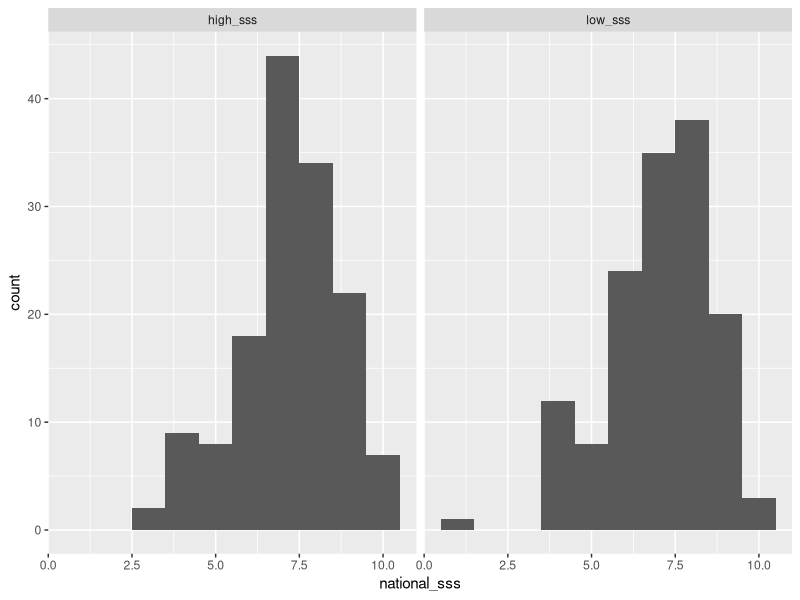
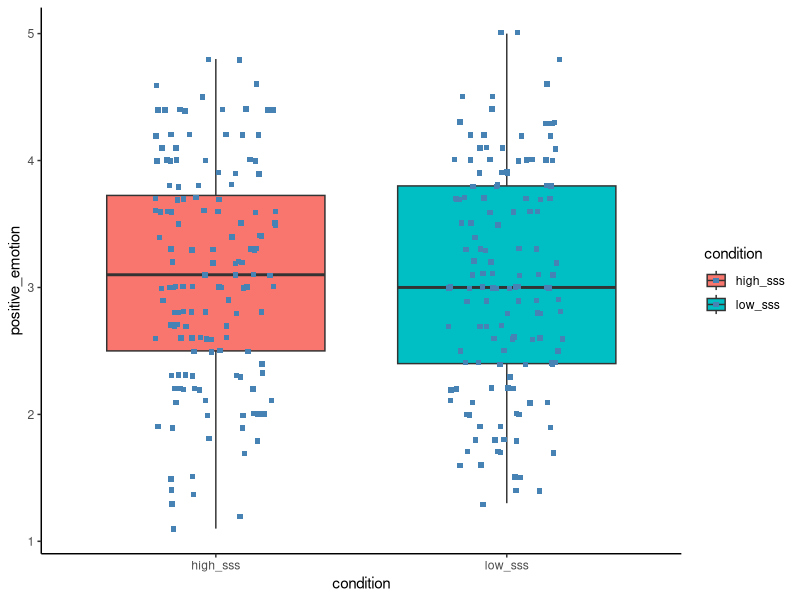
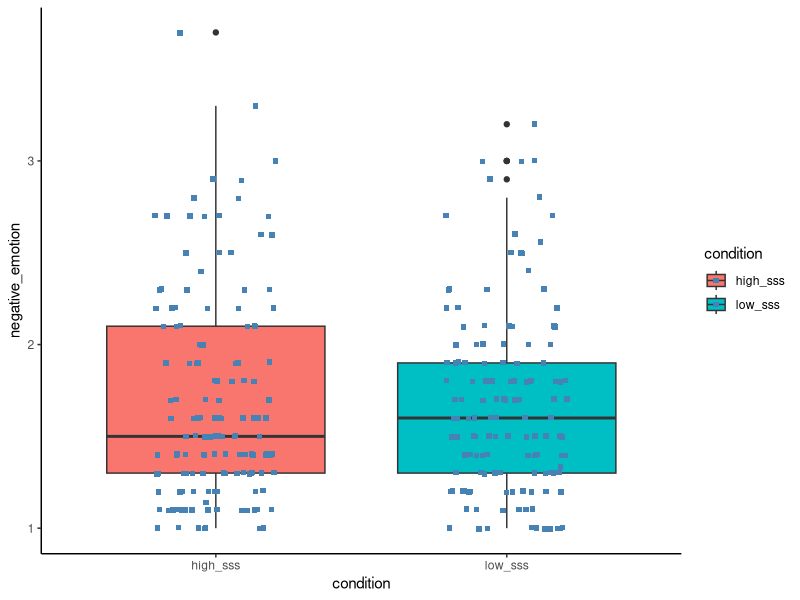
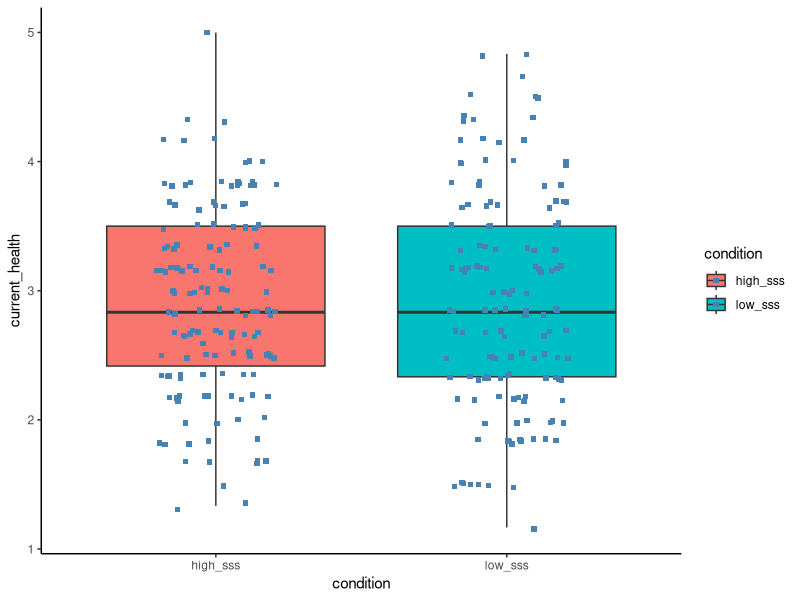
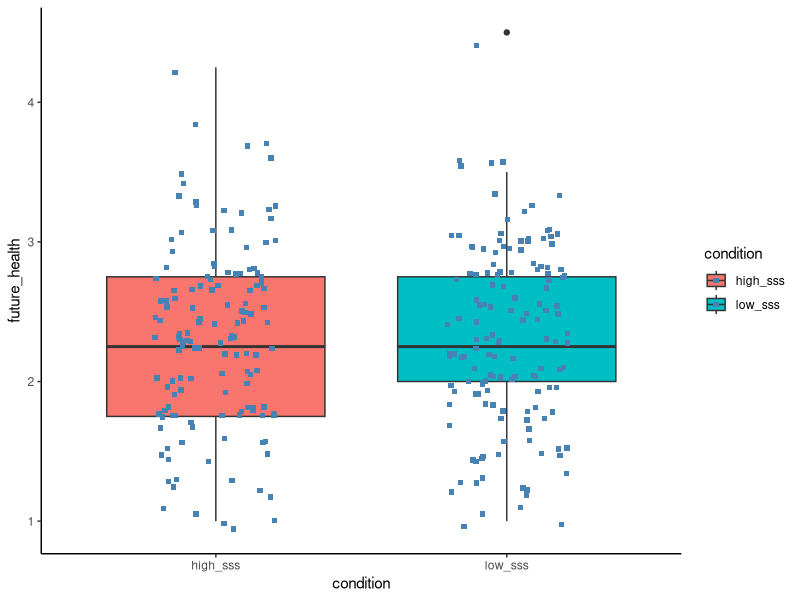
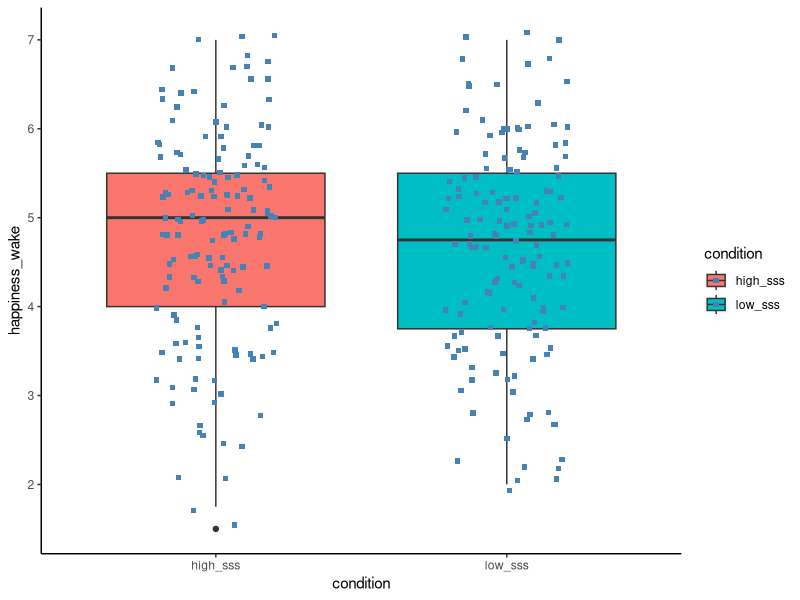
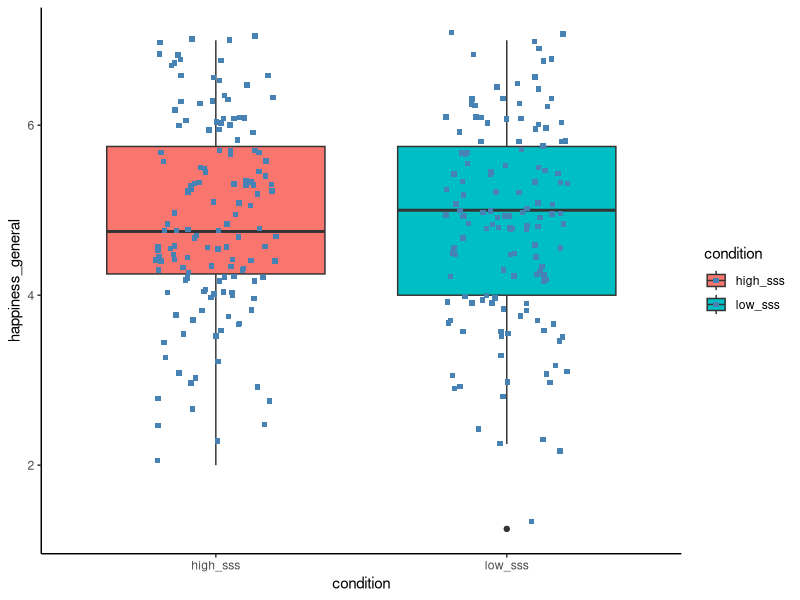
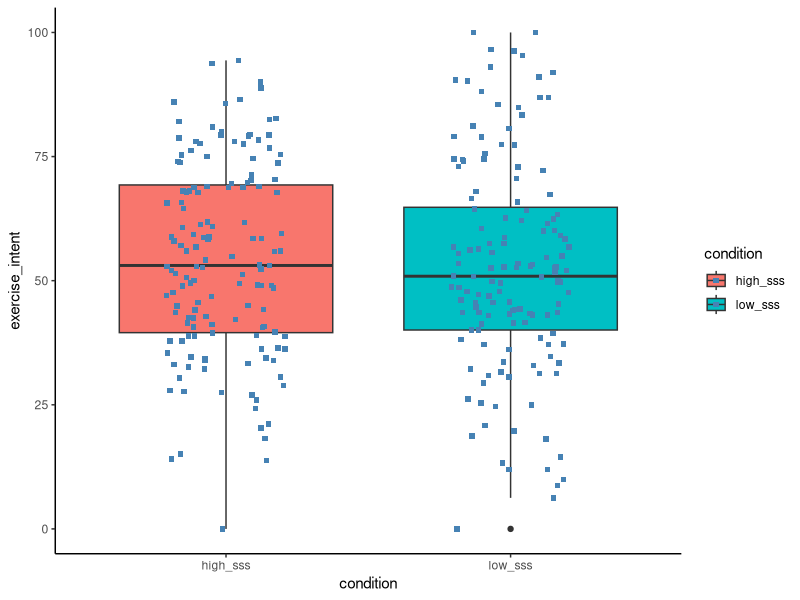

These charts were generated, in order, by the following R code:
## ---- chunk 1
library(dplyr)
library(tidyverse)
library(ggplot2)
library(psych)
## ---- chunk 2
library(readr)
thesis <- read_csv("thesis.csv")
View(thesis)
## ---- chunk 3
thesis <- thesis %>%
  rename(exercise_frequency = Q142, 
         birthdate = Q128,
         gender = Q130,
         ethinicity = Q132,
         SES = Q134)
## ---- chunk 4
#participant number in each condition
table(thesis$condition)
#there are 144 people in the high sss condition and the rest of 141 in the low sss condition.
## ---- chunk 5
#manipulation check
table(thesis$condition,thesis$manipulation_check)
"1 = high, 2 = middle, 3 = low"
"in the high sss condition, 9 of them chose 'middle' and one chose 'low'. 
in the low sss condition, 9 of them people chose 'high' and 10 people chose 'middle'.
Maybe people chose 'middle' because it kind of reflected their current status?"
## ---- chunk 6
summary(thesis)
table(thesis$national_sss)
ggplot(thesis, aes(x = national_sss)) +
      geom_histogram(binwidth = 1) +
      facet_grid(.~condition)
## ---- chunk 7
ggplot(thesis, aes(x = condition, y = positive_emotion, fill = condition)) +
    geom_boxplot() +
    geom_jitter(shape = 15,
        color = "steelblue",
        position = position_jitter(0.21)) +
    theme_classic()
## ---- chunk 8
ggplot(thesis, aes(x = condition, y = negative_emotion, fill = condition)) +
    geom_boxplot() +
    geom_jitter(shape = 15,
        color = "steelblue",
        position = position_jitter(0.21)) +
    theme_classic()
## ---- chunk 9
#within high condition, whether positive emotion is significantly higher than negative emotion.
## ---- chunk 10
ggplot(thesis, aes(x = condition, y = current_health, fill = condition)) +
    geom_boxplot() +
    geom_jitter(shape = 15,
        color = "steelblue",
        position = position_jitter(0.21)) +
    theme_classic()
## ---- chunk 11
ggplot(thesis, aes(x = condition, y = future_health, fill = condition)) +
    geom_boxplot() +
    geom_jitter(shape = 15,
        color = "steelblue",
        position = position_jitter(0.21)) +
    theme_classic()
## ---- chunk 12
ggplot(thesis, aes(x = condition, y = happiness_wake, fill = condition)) +
    geom_boxplot() +
    geom_jitter(shape = 15,
        color = "steelblue",
        position = position_jitter(0.21)) +
    theme_classic()
## ---- chunk 13
ggplot(thesis, aes(x = condition, y = happiness_general, fill = condition)) +
    geom_boxplot() +
    geom_jitter(shape = 15,
        color = "steelblue",
        position = position_jitter(0.21)) +
    theme_classic()
## ---- chunk 14
ggplot(thesis, aes(x = condition, y = exercise_intent, fill = condition)) +
    geom_boxplot() +
    geom_jitter(shape = 15,
        color = "steelblue",
        position = position_jitter(0.21)) +
    theme_classic()
## ---- chunk 15
ggplot(thesis, aes(x = condition, y = empathetic_concern, fill = condition)) +
    geom_boxplot() +
    geom_jitter(shape = 15,
        color = "steelblue",
        position = position_jitter(0.21)) +
    theme_classic()
## ---- chunk 16
ggplot(thesis, aes(x = condition, y = perspective_taking, fill = condition)) +
    geom_boxplot() +
    geom_jitter(shape = 15,
        color = "steelblue",
        position = position_jitter(0.21)) +
    theme_classic()
## ---- chunk 17
thesis$age <- 2021 - thesis$birthdate
